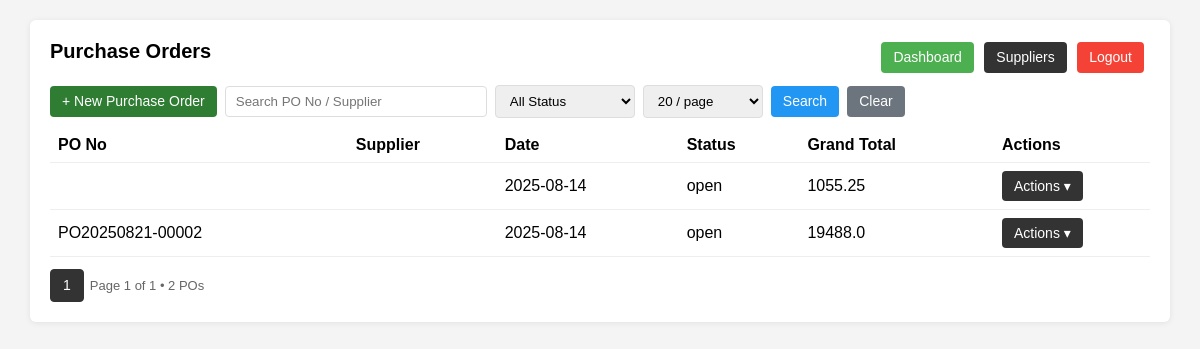
The page /purchase-orders (signed in) on the database as committed earlier.
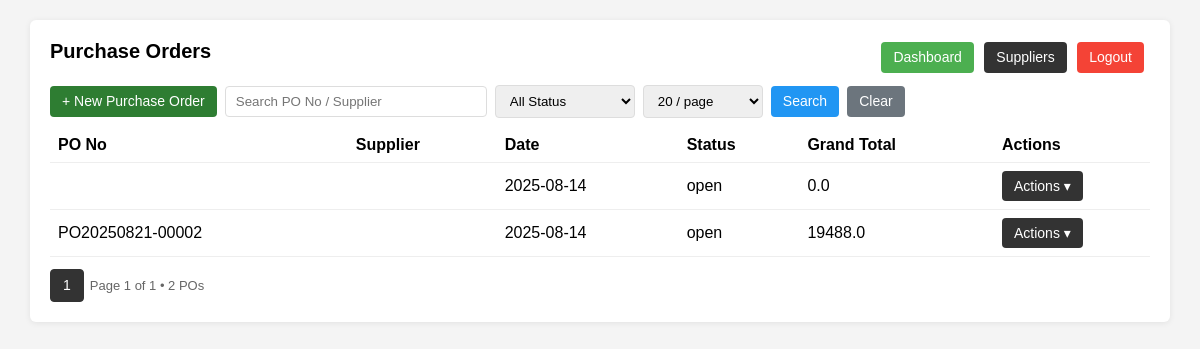
The same page on the database as committed later.
### tables this page shows
CREATE TABLE purchase_orders (
            id INTEGER PRIMARY KEY AUTOINCREMENT,
            supplier_id INTEGER NOT NULL,
            date TEXT,
            po_no TEXT,
            notes TEXT,
            total REAL DEFAULT 0,
            tax_total REAL DEFAULT 0,
            grand_total REAL DEFAULT 0,
            status TEXT DEFAULT 'open',
            created_at TEXT DEFAULT CURRENT_TIMESTAMP,
            updated_at TEXT DEFAULT CURRENT_TIMESTAMP,
            FOREIGN KEY(supplier_id) REFERENCES suppliers(id)
        );

### app.py (the view, shortened to what this page needs)
@app.route("/purchase-orders", endpoint="po_list")
@login_required
def po_list():
    db = get_db()
    search = request.args.get("search", "").strip()
    supplier_id = request.args.get("supplier_id", "")
    page = int(request.args.get("page", 1))
    per_page = int(request.args.get("per_page", 10))
    offset = (page - 1) * per_page
    query = """
        SELECT po.id, po.po_no, po.date, po.status, po.grand_total,
               s.name AS supplier_name
        FROM purchase_orders po
        LEFT JOIN suppliers s ON po.supplier_id = s.id
        WHERE 1=1
    """
    params = []
    if search:
        query += " AND (po.po_no LIKE ? OR s.name LIKE ?)"
        params.extend([f"%{search}%", f"%{search}%"])
    if supplier_id:
        query += " AND po.supplier_id = ?"
        params.append(supplier_id)
    query += " ORDER BY po.date DESC LIMIT ? OFFSET ?"
    params.extend([per_page, offset])
    purchase_orders = db.execute(query, params).fetchall()
    count_query = "SELECT COUNT(*) FROM purchase_orders po LEFT JOIN suppliers s ON po.supplier_id = s.id WHERE 1=1"
    count_params = []
    if search:
        count_query += " AND (po.po_no LIKE ? OR s.name LIKE ?)"
        count_params.extend([f"%{search}%", f"%{search}%"])
    if supplier_id:
        count_query += " AND po.supplier_id = ?"
        count_params.append(supplier_id)
    total_count = db.execute(count_query, count_params).fetchone()[0]
    total_pages = ceil(total_count / per_page)
    class Pagination:
        def __init__(self, page, per_page, total):
            self.page = page
            self.per_page = per_page
            self.total = total
            self.pages = ceil(total / per_page)
        @property
        def has_prev(self):
            return self.page > 1
        @property
        def has_next(self):
            return self.page < self.pages
        def iter_pages(self, left_edge=2, left_current=2, right_current=2, right_edge=2):
            last = 0
            for num in range(1, self.pages + 1):
                if num <= left_edge or \
                   (self.page - left_current <= num <= self.page + right_current) or \
                   num > self.pages - right_edge:
                    if last + 1 != num:
                        yield None
                    yield num
                    last = num
    pagination = Pagination(page, per_page, total_count)
    suppliers = db.execute("SELECT id, name FROM suppliers ORDER BY name").fetchall()
    return render_template(
        "purchase_orders/list.html",
        purchase_orders=purchase_orders,
        suppliers=suppliers,
        search=search,
        supplier_id=supplier_id,
        per_page=per_page,
        pagination=pagination
    )

### app.py (called while the page is built)
def get_db():
    if 'db' not in g:
        g.db = sqlite3.connect(DB_PATH)
        g.db.row_factory = sqlite3.Row
    return g.db

def login_required(f):
    @wraps(f)
    def decorated_function(*args, **kwargs):
        if 'user_id' not in session:
            flash('Please log in to access this page.', 'warning')
            return redirect(url_for('login'))
        return f(*args, **kwargs)
    return decorated_function

@app.before_request
def load_logged_in_user():
    user_id = session.get('user_id')
    if user_id is None:
        g.user = None
    else:
        db = get_db()
        g.user = db.execute('SELECT * FROM users WHERE id = ?', (user_id,)).fetchone()

### templates/purchase_orders/list.html (shortened to what this page needs)
<!DOCTYPE html>
<html lang="en">
<head>
</head>
<body>
  <div class="container">
    <div class="topnav">
      <h1>Purchase Orders</h1>
      <div class="nav">
        <a href="{{ url_for('dashboard') }}" class="button" style="background:#4CAF50">Dashboard</a>
        <a href="{{ url_for('supplier_list') }}" class="button">Suppliers</a>
        <a href="{{ url_for('logout') }}" class="button" style="background:#f44336">Logout</a>
      </div>
    </div>
    <div class="actions">
      <a href="{{ url_for('po_new') }}" class="button" style="background:#2e7d32">+ New Purchase Order</a>
      <form method="GET" action="{{ url_for('po_list') }}" style="display:flex;gap:8px;flex-wrap:wrap;align-items:center">
        <input name="q" value="{{ request.args.get('q','') }}" type="text" placeholder="Search PO No / Supplier"
          style="padding:7px 10px;width:240px;border:1px solid #ddd;border-radius:4px" />
        <select name="status" style="padding:7px 10px;border:1px solid #ddd;border-radius:4px;min-width:140px" onchange="this.form.submit()">
          <option value="">All Status</option>
        </select>
        <select name="per_page" style="padding:7px 10px;border:1px solid #ddd;border-radius:4px;min-width:120px" onchange="this.form.submit()">
          {% for n in [20,50,100] %}
          <option value="{{ n }}" {% if per_page==n %}selected{% endif %}>{{ n }} / page</option>
          {% endfor %}
        </select>
        <button type="submit" class="button" style="background:#2196F3">Search</button>
        <a class="button" href="{{ url_for('po_list') }}" style="background:#6c757d">Clear</a>
      </form>
    </div>
    <table id="poTable">
      <thead>
        <tr>
          <th>PO No</th>
          <th>Supplier</th>
          <th>Date</th>
          <th>Status</th>
          <th>Grand Total</th>
          <th style="width:140px">Actions</th>
        </tr>
      </thead>
      <tbody>
        {% for po in purchase_orders %}
        <tr>
          <td>{{ po.po_no }}</td>
          <td>{{ po.supplier.name if po.supplier else '' }}</td>
          <td>{{ po.date if po.date else '' }}</td>
          <td>{{ po.status }}</td>
          <td>{{ po.grand_total }}</td>
          <td class="row-actions">
            <div class="dropdown">
              <button type="button" class="button" onclick="toggleRowDD(this)">Actions ▾</button>
            </div>
          </td>
        </tr>
        {% else %}
        <tr><td colspan="6">No purchase orders found.</td></tr>
        {% endfor %}
      </tbody>
    </table>
    <div class="pagination">
      {% for p in pagination.iter_pages() %}
        {% if p %}
          <a class="button {% if p==pagination.page %}active{% endif %}" href="{{ url_for('po_list', page=p, per_page=per_page, q=request.args.get('q',''), status=request.args.get('status','')) }}">{{ p }}</a>
        {% else %}
          <span class="muted">…</span>
        {% endif %}
      {% endfor %}
      <span class="muted">Page {{ pagination.page }} of {{ pagination.pages }} • {{ pagination.total }} POs</span>
    </div>
  </div>
</body>
</html>

Rows that differ between the two databases and show on the page:
changed purchase_orders (number 1 of 2 on the later page): grand_total "1055.25" → "0.0"
